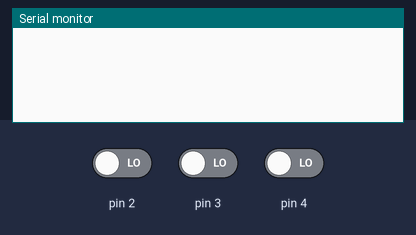
Bench run of a sketch on a simulated Arduino Uno, built with avr-gcc and run on an emulated ATmega328P. On the bench: the last lines printed to the serial monitor. The test bench sets the inputs (shaded band); at power-on: pin 2 LOW, pin 3 LOW, pin 4 LOW.

Above: at 1.2 s.
1.3 s: pin 2 driven HIGH
At 2.6 s:
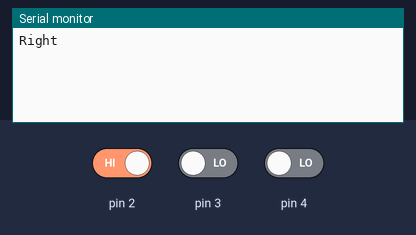
2.9 s: pin 3 driven HIGH
At 3.16 s:
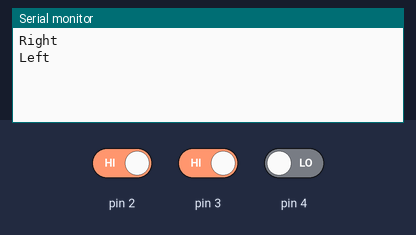
4.9 s: pin 2 driven LOW and pin 4 driven HIGH
At 5.36 s:
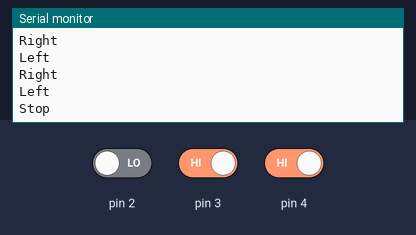

Measured:
- after the input at 1.3 s, the serial monitor: prints a new line after 0.10 s (image 1)
- after the input at 2.9 s, the serial monitor: prints a new line after 0.10 s (image 2)
- after the input at 4.9 s, the serial monitor: prints a new line after 0.30 s (image 3)

The sketch:

mo_ta.ino
```cpp
int res = 0;
void setup() {
  Serial.begin(115200);
  pinMode(0, OUTPUT);
  pinMode(1, OUTPUT);
  pinMode(2, INPUT);
  pinMode(3, INPUT);
  pinMode(4, INPUT);
  pinMode(5, INPUT);
}

void loop() {
  if (digitalRead(2) == HIGH && res != 1) {
    delay(100);
    res = 1;
    Serial.println("Right");

  }

  else if ( digitalRead(3) == HIGH && res != 2 ) {
    delay(100);
    res = 2;
    Serial.println("Left");
  }

  else if (  digitalRead(4) == HIGH && res != 0) {
    delay(100);
    res = 0;
    Serial.println("Stop");
  }


  switch (res) {
    case 0:
      digitalWrite(0, HIGH);
      digitalWrite(1, HIGH);

      delay(100);
      break;

    case 1:
      digitalWrite(0, HIGH);
      digitalWrite(1, LOW);

      delay(100);
      break;

    case 2:
      digitalWrite(0, LOW);
      digitalWrite(1, HIGH);

      delay(100);
      break;
  }
}
```
